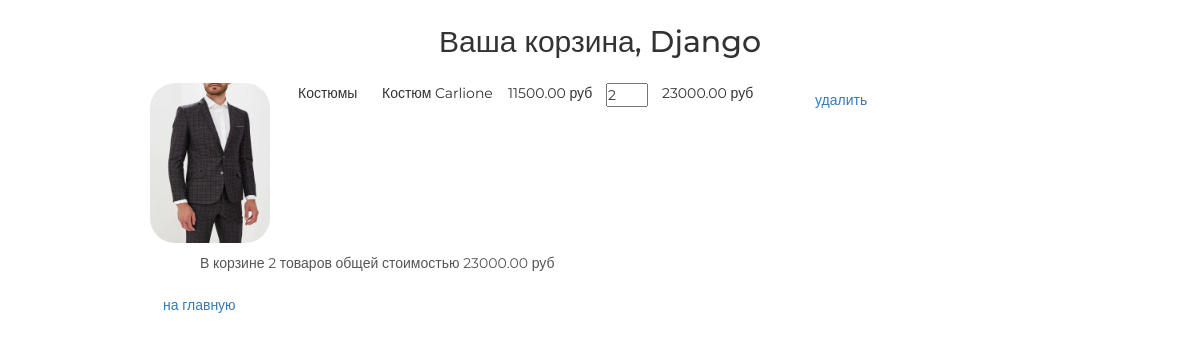
Page /basket/ (signed in) on the committed database.
### authapp/models.py (models this page shows, shortened)
class ShopUser(AbstractUser):
    age = models.PositiveSmallIntegerField(verbose_name='возраст', null=True)
    avatar = models.ImageField(upload_to='users_avatars', blank=True)
    activation_key = models.CharField(max_length=128, blank=True)
    activation_key_expires = models.DateTimeField(default=get_activation_key_expires)

### basketapp/models.py (models this page shows, shortened)
class Basket(models.Model):
    user = models.ForeignKey(ShopUser, on_delete=models.CASCADE,
                             related_name='basket')
    product = models.ForeignKey(Product, on_delete=models.CASCADE)
    quantity = models.PositiveIntegerField('количество', default=0)
    add_datetime = models.DateTimeField(verbose_name='время', auto_now_add=True)
    @property
    def product_cost(self):
        return self.product.price * self.quantity
    @property
    def total_quantity(self):
        return sum(self.user.basket.values_list('quantity', flat=True))
    @property
    def total_cost(self):
        return sum(map(lambda x: x.product_cost, self.user.basket.all()))

### mainapp/models.py (models this page shows)
class Product(models.Model):
    category = models.ForeignKey(ProductCategory, verbose_name='категория продукта', on_delete=models.CASCADE)
    name = models.CharField('имя продукта', max_length=128)
    image = models.ImageField(upload_to='products_images', blank=True)
    short_desc = models.CharField('краткое описание', max_length=64, blank=True)
    desc = models.TextField('описание товара', blank=True)
    price = models.DecimalField('цена продукта', max_digits=8, decimal_places=2, default=0)
    quantity = models.PositiveIntegerField('количество на складе', default=0)
    is_active = models.BooleanField(default=True)

class ProductCategory(models.Model):
    name = models.CharField('имя категории', max_length=64)
    description = models.TextField('описание категории', blank=True)
    is_active = models.BooleanField(default=True)

### basketapp/views.py (the view)
# urls.py: path('', adminapp.ShopUserList.as_view(), name='index'),
@login_required
def index(request):
    return render(request, 'basketapp/index.html')

### basketapp/context_processors.py (called while the page is built)
def basket(request):
    if request.user.is_authenticated:
        basket = request.user.basket.all()
    else:
        basket = []
    return {
        'basket':basket,
    }

### mainapp/context_processors.py (called while the page is built)
def menu(request):
    menu = ProductCategory.objects.filter(is_active=True)
    return {
        'categories': menu,
    }

### mainapp/templatetags/my_tags.py (called while the page is built)
def media_folder_products(string):
    if not string:
        string = 'products_images/default.jpg'
    return f'{settings.MEDIA_URL}{string}'

### basketapp/templates/basketapp/index.html
{% extends 'basketapp/base.html' %}
{% load static %}
{% block container %}
    <div class="basket_list">
        {% include 'basketapp/includes/inc__basket_list.html' %}
    </div>
{% endblock %}

### basketapp/templates/basketapp/base.html (shortened to what this page needs)
<!DOCTYPE html>
{% load static %}
<html>
<head>
    {% block css %}
        <link rel="stylesheet" type="text/css" href="{% static 'css/bootstrap.min.css' %}">
        <link rel="stylesheet" type="text/css" href="{% static 'css/style.css' %}">
        <link rel="stylesheet" href="{% static 'fonts/font-awesome/css/font-awesome.css' %}">
    {% endblock %}
</head>
<body>
	<div class="basket_container">
        <div class="h2 text-center head">
            Ваша корзина,
                {{ user.first_name|default:'пользователь'|title}}
        </div>
        {% block container %}
        {% endblock %}
	</div>
</body>
</html>

### basketapp/templates/basketapp/includes/inc__basket_list.html
{% load my_tags %}
{% if basket %}
    {% for item in basket %}
        <div class="basket_record">
            <img style="width: 120px;height: 160px ;" src="{{ item.product.image|media_folder_products }}"
                 alt="{{ item.product.short_desc }}">
            <span class="category_name">{{ item.product.category.name }}</span>
            <span class="product_name">{{ item.product.name }}</span>
            <span class="product_price">{{ item.product.price }}&nbspруб</span>
            <input type="number" name="{{ item.pk }}"
                   min="0" value="{{ item.quantity }}">
            <span class="product_cost">{{ item.product_cost }}&nbspруб</span>
            <a href="{% url 'basket:delete_product' item.pk %}" class="btn btn-round">
                удалить
            </a>
        </div>
    {% endfor %}
    <div class="basket_summary">
        В корзине {{ basket.0.total_quantity }} товаров общей стоимостью
        {{ basket.0.total_cost }} руб
    </div>
{% else %}
    <h4>Корзина пуста</h4>
{% endif %}
<a href="{% url 'main:index' %}" class="btn btn-round">
    на главную
</a>

### static/css/style.css (style rules this page uses)
* { margin: 0; padding: 0; }
body { font-family: 'Montserrat', sans-serif; }
html, body { height: 100%; }
.basket_container { margin: 25px auto; width: 900px; }
.basket_list input[type="number"] { width: 3em; position: relative; display: block; float: left; }
.basket_list span.category_name { margin-left: 2em; width: 5em; position: relative; display: block; float: left; }
.basket_list span.product_name { margin-left: 1em; width: 8em; position: relative; display: block; float: left; }
.basket_list span.product_price { margin-left: 1em; width: 7em; position: relative; display: block; float: left; }
.basket_list span.product_cost { margin-left: 1em; width: 10em; position: relative; display: block; float: left; }
.basket_list .basket_record { position: relative; display: block; height: 170px; float: none; }
.basket_container .head { margin: 25px auto; }
.basket_container img { display: block; float: left; width: 150px; border-radius: 25px; }
.basket_container .basket_summary { display: block; margin-left: 50px; margin-bottom: 15px; color: #555; }

### rows in the picture
ShopUser: first_name "Django"
Basket: product.image|media_folder_products (picture), product.category.name "Костюмы", product.name "Костюм Carlione", product.price "11500.00", quantity "2", product_cost "23000.00", user "2", user+product+quantity "23000.00"
